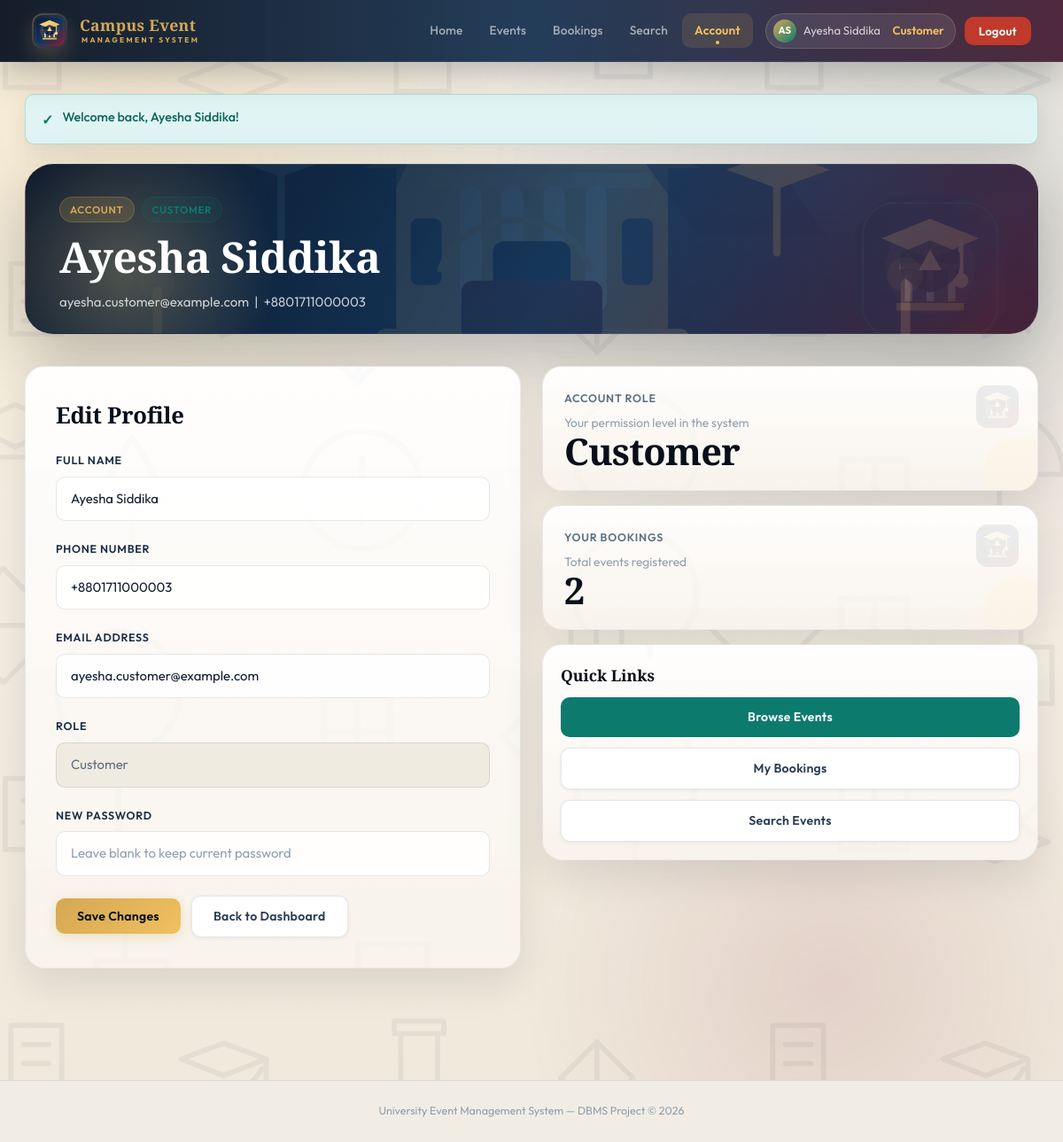
The page /account.php (signed in) on the database its author committed.
### tables this page shows
CREATE TABLE customers (
    customer_id INT AUTO_INCREMENT PRIMARY KEY,
    name VARCHAR(100) NOT NULL,
    phone VARCHAR(20) NOT NULL,
    email VARCHAR(120) NOT NULL UNIQUE,
    password VARCHAR(255) NOT NULL CHECK (CHAR_LENGTH(password) >= 6),
    role ENUM('customer', 'organizer') NOT NULL DEFAULT 'customer'
);

### config.php (called while the page is built, shortened)
<?php
function h($value)
{
    return htmlspecialchars((string) $value, ENT_QUOTES, 'UTF-8');
}
function current_customer_id()
{
    return isset($_SESSION['customer_id']) ? (int) $_SESSION['customer_id'] : 0;
}

### account.php (the view, shortened to what this page needs)
<?php
require_once __DIR__ . '/partials.php';
$customerId = current_customer_id();
$profileStmt = $conn->prepare('SELECT * FROM customers WHERE customer_id = ?');
$profileStmt->bind_param('i', $customerId);
$profileStmt->execute();
$customer = $profileStmt->get_result()->fetch_assoc();
$bcStmt = $conn->prepare('SELECT COUNT(*) AS total FROM bookings WHERE customer_id = ?');
$bcStmt->bind_param('i', $customerId);
$bcStmt->execute();
$bookingCount = (int) $bcStmt->get_result()->fetch_assoc()['total'];
?>
<section class="hero">
    <div class="pill-row">
        <span class="badge">Account</span>
        <span class="badge <?php echo $customer['role'] === 'organizer' ? 'warning' : 'success'; ?>">
            <?php echo h(ucfirst($customer['role'])); ?>
        </span>
    </div>
    <h1><?php echo h($customer['name']); ?></h1>
    <p><?php echo h($customer['email']); ?> &nbsp;|&nbsp; <?php echo h($customer['phone']); ?></p>
</section>
<div style="display:grid;grid-template-columns:repeat(auto-fit,minmax(300px,1fr));gap:24px;">
    <div class="panel">
        <h2 style="margin-bottom:20px;">Edit Profile</h2>
        <form method="POST" class="stack">
            <div class="input-group">
                <label for="name">Full Name</label>
                <input id="name" type="text" name="name" value="<?php echo h($customer['name']); ?>" required>
            </div>
            <div class="input-group">
                <label for="phone">Phone Number</label>
                <input id="phone" type="text" name="phone" value="<?php echo h($customer['phone']); ?>" required>
            </div>
            <div class="input-group">
                <label for="email">Email Address</label>
                <input id="email" type="email" name="email" value="<?php echo h($customer['email']); ?>" required>
            </div>
            <div class="input-group">
                <label for="role_display">Role</label>
                <input id="role_display" type="text" value="<?php echo h(ucfirst($customer['role'])); ?>" disabled
                       style="background:#f0ebe0;color:var(--text-muted);">
            </div>
            <div class="input-group">
                <label for="password">New Password</label>
                <input id="password" type="password" name="password"
                       placeholder="Leave blank to keep current password">
            </div>
            <div class="action-row">
                <button type="submit" class="btn btn-gold">Save Changes</button>
                <a class="btn btn-light" href="index.php">Back to Dashboard</a>
            </div>
        </form>
    </div>
    <div style="display:flex;flex-direction:column;gap:16px;">
        <div class="stat-card">
            <h3>Account Role</h3>
            <p class="small-text">Your permission level in the system</p>
            <div class="stat-number <?php echo $customer['role'] === 'organizer' ? 'gold' : 'teal'; ?>">
                <?php echo h(ucfirst($customer['role'])); ?>
            </div>
        </div>
        <?php if ($customer['role'] === 'customer'): ?>
        <div class="stat-card">
            <h3>Your Bookings</h3>
            <p class="small-text">Total events registered</p>
            <div class="stat-number teal"><?php echo $bookingCount; ?></div>
        </div>
        <div class="panel" style="padding:20px;">
            <h3 style="margin-bottom:10px;">Quick Links</h3>
            <div class="action-row" style="flex-direction:column;align-items:stretch;">
                <a class="btn btn-secondary" href="view_events.php">Browse Events</a>
                <a class="btn btn-light"     href="bookings.php">My Bookings</a>
                <a class="btn btn-light"     href="search.php">Search Events</a>
            </div>
        </div>
        <?php endif; ?>
    </div>
</div>

### rows shown on the page
customers: role "CUSTOMER", name "Ayesha Siddika", email "ayesha.customer@example.com", phone "+8801711000003", role "Customer"

### other values the page prints
$label "Home Events Bookings Search Account"
$initials "AS"
$_SESSION['customer_name'] "Ayesha Siddika"
current_role() "Customer"
$flash['message'] "Welcome back, Ayesha Siddika!"
$bookingCount "2"
app_full_name() "University Event Management System"
